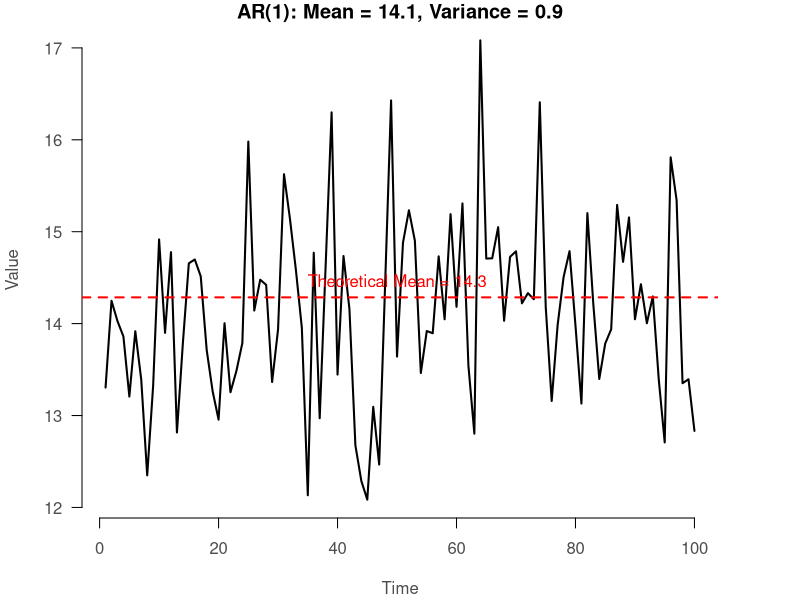
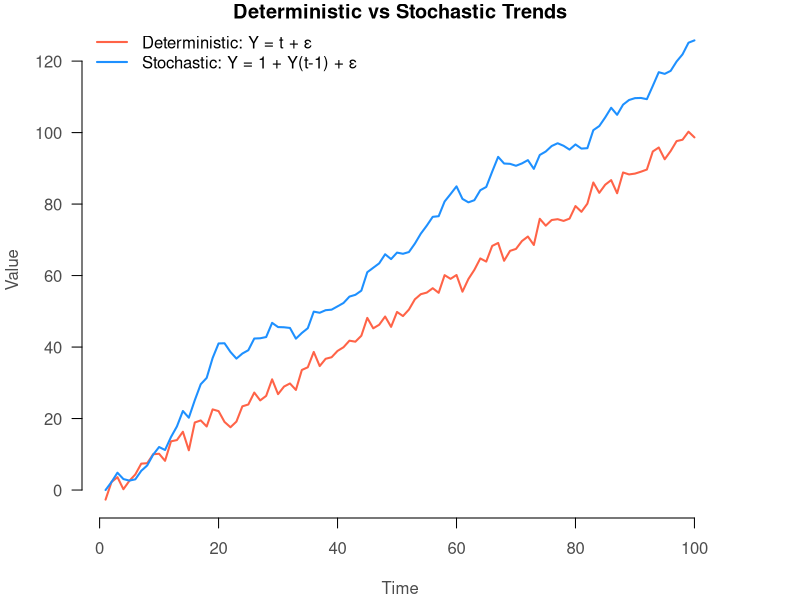
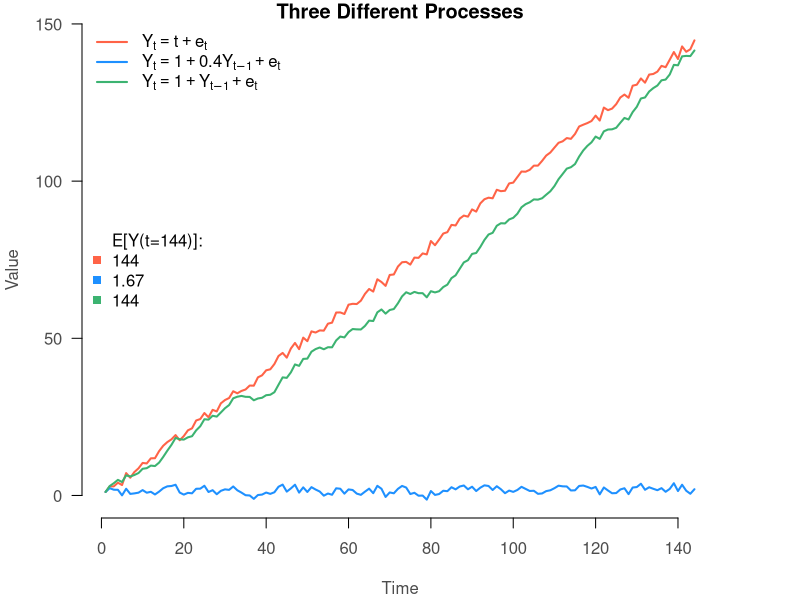
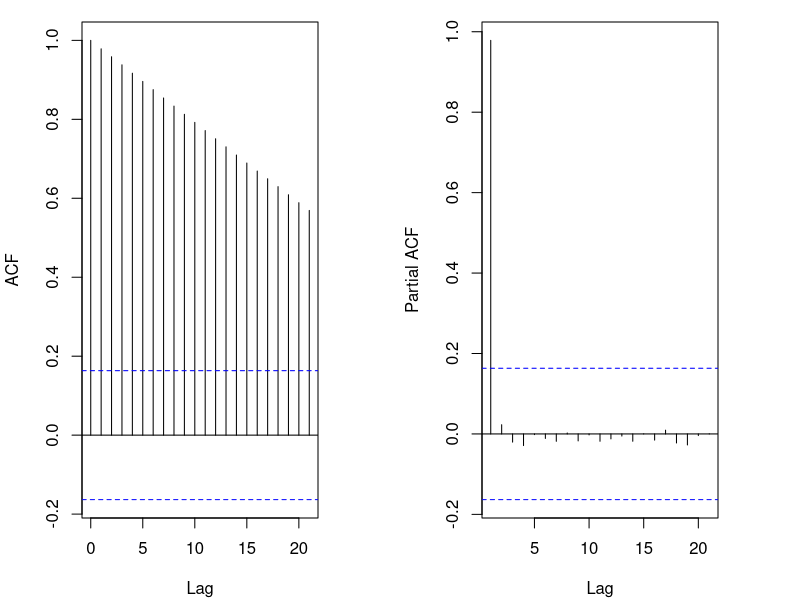
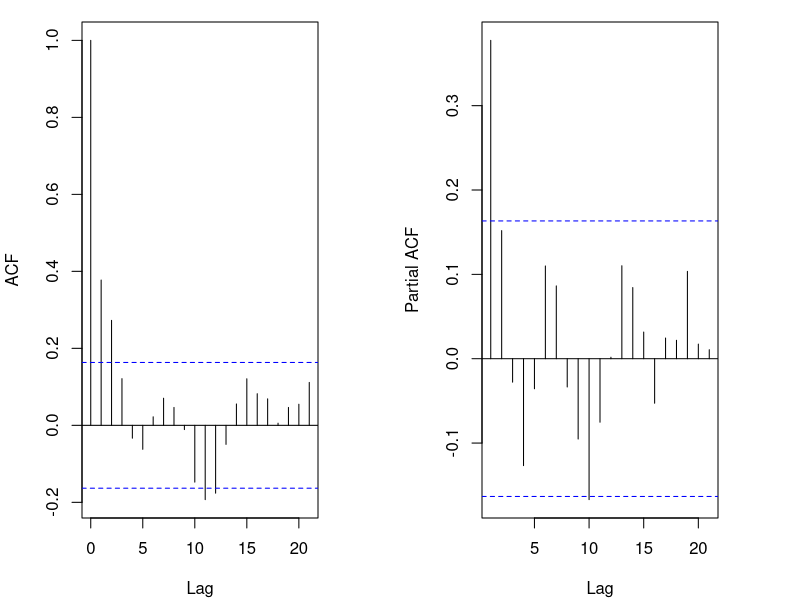
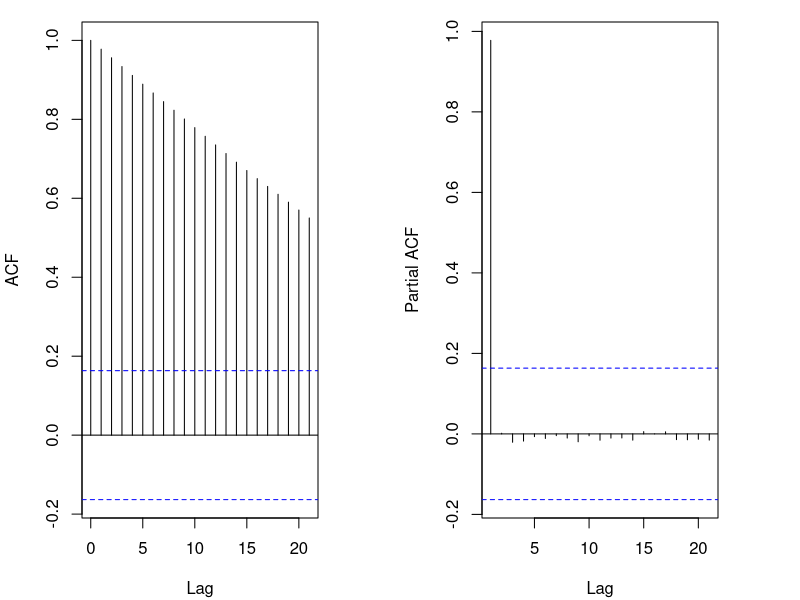
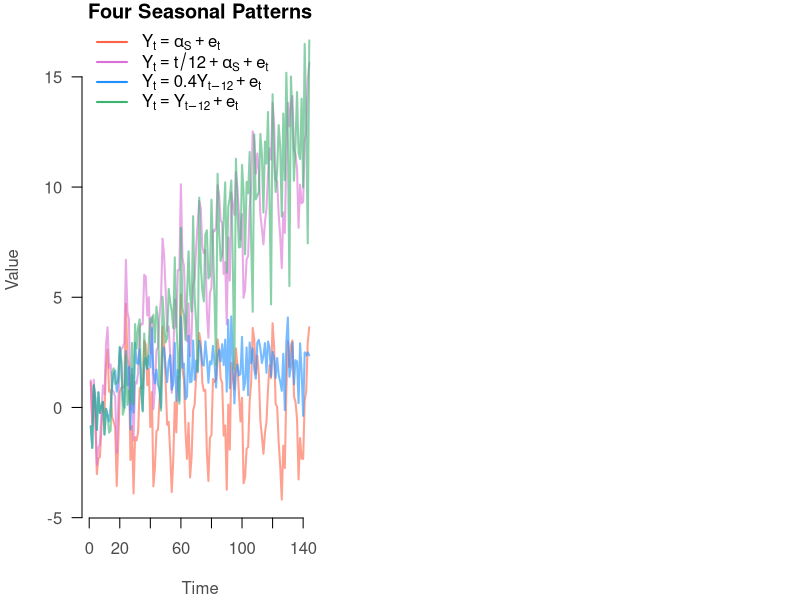
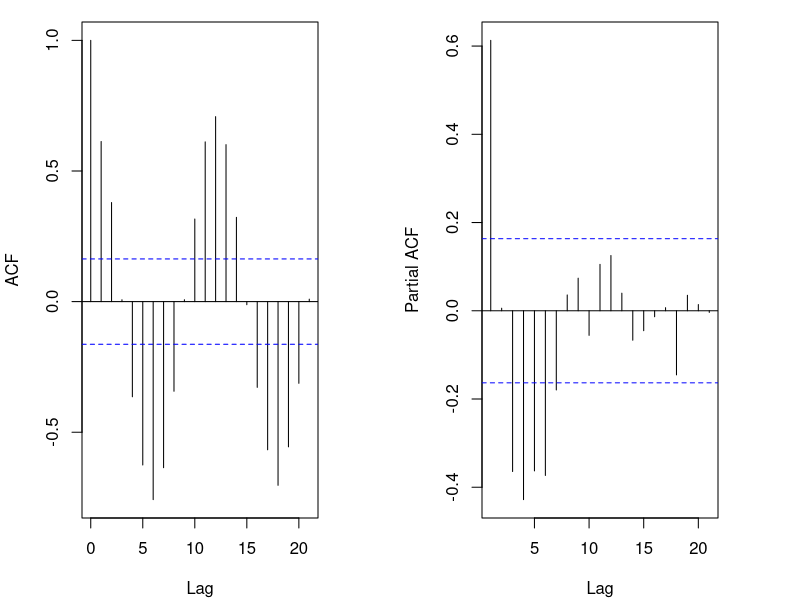

Reproduce these figures in R, in order.
## ---- chunk 1
knitr::opts_chunk$set(fig.align = 'center')
knitr::opts_chunk$set(out.width = '90%')
par(mar = c(4.1, 4.1, 1.1, 4.1))
set.seed(321)

# Load required packages
library("lubridate")
library("forecast")
library("scales")
library("tseries")

# Custom plotting function
nice_plot <- function(...) {
  plot(..., las = 1, bty = "n", 
       col.axis = "gray30", col.lab = "gray30")
}

# RMSE function for model comparison
rmse <- function(actual, predicted) {
  sqrt(mean((actual - predicted)^2, na.rm = TRUE))
}

# MAPE function
mape <- function(actual, predicted) {
  mean(abs((actual - predicted) / actual) * 100, na.rm = TRUE)
}
## ---- chunk 2
#| code-fold: true
set.seed(123)
n <- 200
shocks <- rnorm(n)
y_ar1 <- numeric(n)
y_ar1[1] <- shocks[1]

for(i in 2:n) {
  y_ar1[i] <- 10 + 0.3 * y_ar1[i-1] + shocks[i]
}

# Use last 100 observations after burn-in
y_stationary <- y_ar1[101:200]

nice_plot(y_stationary, type = "l", lwd = 2,
          xlab = "Time", ylab = "Value",
          main = sprintf("AR(1): Mean = %.1f, Variance = %.1f",
                        mean(y_stationary), var(y_stationary)))

abline(h = 10/(1-0.3), lty = 2, col = "red", lwd = 2)
text(50, 10/(1-0.3), 
     sprintf("Theoretical Mean = %.1f", 10/(1-0.3)), 
     pos = 3, col = "red")
## ---- chunk 3
# Estimate AR(1) on stationary portion
model_ar1 <- auto.arima(y_stationary)
model_ar1
## ---- chunk 4
#| code-fold: true
set.seed(456)
n <- 100
shocks <- rnorm(n, 0, 2)

# Deterministic trend
y_det <- (0:(n-1)) + shocks

# Stochastic trend  
y_stoch <- numeric(n)
y_stoch[1] <- 0
for(i in 2:n) {
  y_stoch[i] <- 1 + y_stoch[i-1] + shocks[i]
}

nice_plot(1:n, y_det, col = "tomato", type = "l", lwd = 2,
          xlab = "Time", ylab = "Value",
          ylim = range(y_det, y_stoch),
          main = "Deterministic vs Stochastic Trends")
lines(1:n, y_stoch, col = "dodgerblue", lwd = 2)

legend("topleft", 
       legend = c("Deterministic: Y = t + ε", 
                  "Stochastic: Y = 1 + Y(t-1) + ε"),
       col = c("tomato", "dodgerblue"),
       lty = 1, lwd = 2, bty = "n")
## ---- chunk 5
#| code-fold: true
n <- 144
time_idx <- 1:n
shocks <- rnorm(n)

# Series 1: Deterministic trend
y1 <- time_idx + shocks

# Series 2: Stationary AR(1)
y2 <- numeric(n)
y2[1] <- shocks[1] + 1
for(i in 2:n) {
  y2[i] <- 0.4 * y2[i-1] + shocks[i] + 1
}

# Series 3: Random walk with drift
y3 <- numeric(n)
y3[1] <- shocks[1] + 1
for(i in 2:n) {
  y3[i] <- y3[i-1] + shocks[i] + 1
}

nice_plot(time_idx, y1, col = "tomato", type = "l", lwd = 2,
          ylim = range(y1, y2, y3),
          xlab = "Time", ylab = "Value",
          main = "Three Different Processes")
lines(time_idx, y2, col = "dodgerblue", lwd = 2)
lines(time_idx, y3, col = "mediumseagreen", lwd = 2)

legend("topleft", bty = "n", lwd = 2,
       col = c("tomato", "dodgerblue", "mediumseagreen"),
       legend = c(expression(Y[t] == t + e[t]),
                  expression(Y[t] == 1 + 0.4*Y[t-1] + e[t]),
                  expression(Y[t] == 1 + Y[t-1] + e[t])))

# Add expected values
legend("left", bty = "n", pch = c(NA, 15, 15, 15),
       col = c("black", "tomato", "dodgerblue", "mediumseagreen"),
       legend = c(sprintf("E[Y(t=%d)]:", n),
                  n, 
                  round(1/(1-0.4), 2),
                  n))
## ---- chunk 6
#| code-fold: true
par(mfrow = c(1, 2))
acf(y1, main = "ACF: Deterministic Trend")
pacf(y1, main = "PACF: Deterministic Trend")
## ---- chunk 7
#| code-fold: true
par(mfrow = c(1, 2))
acf(y2, main = "ACF: Stationary AR(1)")
pacf(y2, main = "PACF: Stationary AR(1)")
## ---- chunk 8
#| code-fold: true
par(mfrow = c(1, 2))
acf(y3, main = "ACF: Random Walk")
pacf(y3, main = "PACF: Random Walk")
## ---- chunk 9
# Test for unit root
adf_trend <- adf.test(y1)
adf_rw <- adf.test(y3)

cat("Deterministic Trend ADF test:\n")
cat("p-value =", round(adf_trend$p.value, 4), "\n")
if(adf_trend$p.value < 0.05) cat("→ Stationary ✓\n\n")

cat("Random Walk ADF test:\n")
cat("p-value =", round(adf_rw$p.value, 4), "\n")
if(adf_rw$p.value >= 0.05) cat("→ Non-stationary (unit root) ✓\n")
## ---- chunk 10
#| code-fold: true
n <- 144
time_idx <- 1:n
month_idx <- rep(1:12, length.out = n)
shocks <- rnorm(n)

# Series 1: Deterministic seasonality
seasonal_effect <- abs(month_idx - 6) - 3
y_seas_det <- seasonal_effect + shocks

# Series 2: Deterministic seasonality + trend
y_seas_trend <- time_idx/12 + seasonal_effect + shocks

# Series 3: Seasonal AR
y_seas_ar <- numeric(n)
y_seas_ar[1:12] <- shocks[1:12]
for(i in 13:n) {
  y_seas_ar[i] <- 0.4 * y_seas_ar[i-12] + shocks[i] + 1
}

# Series 4: Seasonal random walk
y_seas_rw <- numeric(n)
y_seas_rw[1:12] <- shocks[1:12]
for(i in 13:n) {
  y_seas_rw[i] <- y_seas_rw[i-12] + shocks[i] + 1
}
## ---- chunk 11
#| code-fold: true
nice_plot(1:n, y_seas_det, lwd = 2,
          col = alpha("tomato", 0.6), type = "l",
          ylim = range(y_seas_det, y_seas_trend, y_seas_ar, y_seas_rw),
          xlab = "Time", ylab = "Value",
          main = "Four Seasonal Patterns")

lines(1:n, y_seas_trend, lwd = 2, col = alpha("orchid", 0.6))
lines(1:n, y_seas_ar, lwd = 2, col = alpha("dodgerblue", 0.6))
lines(1:n, y_seas_rw, lwd = 2, col = alpha("mediumseagreen", 0.6))

legend("topleft", bty = "n", lwd = 2,
       col = c("tomato", "orchid", "dodgerblue", "mediumseagreen"),
       legend = c(expression(Y[t] == alpha[S] + e[t]),
                  expression(Y[t] == t/12 + alpha[S] + e[t]),
                  expression(Y[t] == 0.4*Y[t-12] + e[t]),
                  expression(Y[t] == Y[t-12] + e[t])))
## ---- chunk 12
#| code-fold: true
par(mfrow = c(1, 2))
acf(y_seas_det, main = "Deterministic Seasonal")
pacf(y_seas_det, main = "Deterministic Seasonal")
## ---- chunk 13
#| code-fold: true
par(mfrow = c(1, 2))
acf(y_seas_trend, main = "Seasonal + Trend")
pacf(y_seas_trend, main = "Seasonal + Trend")
## ---- chunk 14
#| code-fold: true
par(mfrow = c(1, 2))
acf(y_seas_ar, main = "Seasonal AR(1)")
pacf(y_seas_ar, main = "Seasonal AR(1)")
## ---- chunk 15
#| code-fold: true
par(mfrow = c(1, 2))
acf(y_seas_rw, main = "Seasonal Random Walk")
pacf(y_seas_rw, main = "Seasonal Random Walk")
## ---- chunk 16
#| code-fold: true
par(mfrow = c(1, 2))
plot(diff(y_seas_rw), type = "l", main = "First Difference",
     ylab = expression(Delta*Y[t]))
acf(diff(y_seas_rw), main = "ACF: First Difference")
## ---- chunk 17
#| code-fold: true
par(mfrow = c(1, 2))
plot(diff(y_seas_rw, lag = 12), type = "l", 
     main = "Seasonal Difference",
     ylab = expression(Delta[12]*Y[t]))
acf(diff(y_seas_rw, lag = 12), main = "ACF: Seasonal Difference")
## ---- chunk 18
#| code-fold: true
par(mfrow = c(1, 2))
double_diff <- diff(diff(y_seas_rw, lag = 12))
plot(double_diff, type = "l", 
     main = "Double Differencing",
     ylab = expression(Delta*Delta[12]*Y[t]))
acf(double_diff, main = "ACF: Double Differencing")
## ---- chunk 19
data("AirPassengers")
air <- log(AirPassengers)  # Take logs for growth rates

nice_plot(air, ylab = "log(Passengers)", lwd = 2,
          main = "Monthly Airline Passengers (1949-1960)")
abline(v = 1960, lty = 2, col = "gray50", lwd = 2)
text(1960, max(air), "Forecast →", pos = 4, col = "gray50")
## ---- chunk 20
#| code-fold: true
nice_plot(diff(air), 
          ylab = expression(Delta*log(Passengers)),
          main = "Month-over-Month Growth Rate",
          lwd = 1.5)
abline(h = 0, lty = 2, col = "red")
## ---- chunk 21
#| code-fold: true
nice_plot(diff(air, lag = 12), 
          ylab = expression(Delta[12]*log(Passengers)),
          main = "Year-over-Year Growth Rate",
          lwd = 1.5)
abline(h = 0, lty = 2, col = "red")
## ---- chunk 22
#| code-fold: true
nice_plot(diff(diff(air, lag = 12)), 
          ylab = expression(Delta*Delta[12]*log(Passengers)),
          main = "Differenced Year-over-Year Growth",
          lwd = 1.5)
abline(h = 0, lty = 2, col = "red")
## ---- chunk 23
#| code-fold: true
par(mfrow = c(1, 2))
double_diff_air <- diff(diff(air, lag = 12))
acf(double_diff_air, main = "ACF")
pacf(double_diff_air, main = "PACF")
## ---- chunk 24
# Hold out last 24 months for validation
train_length <- length(air) - 24
air_train <- ts(air[1:train_length],
               start = c(1949, 1), frequency = 12)
air_test <- air[(train_length + 1):length(air)]

cat("Training period:", start(air_train), "to", end(air_train), "\n")
cat("Testing period: 24 months\n")
## ---- chunk 25
# Let auto.arima choose the best model
model_auto <- auto.arima(air_train)
model_auto
## ---- chunk 26
#| code-fold: true
par(mfrow = c(1, 2))
acf(model_auto$residuals, main = "Residual ACF")
pacf(model_auto$residuals, main = "Residual PACF")
## ---- chunk 27
#| code-fold: true
# Generate 24-month forecast
forecast_result <- predict(model_auto, n.ahead = 24)

# Create plot
nice_plot(1:length(air), rep(0, length(air)),
          type = "n", xlab = "Time (months from start)",
          ylab = "Passengers (1000s)",
          ylim = exp(range(forecast_result$pred + 1.645*forecast_result$se, 
                          air_train)),
          main = "24-Month Forecast vs Actual")

# Actual data
lines(1:length(air), exp(air), col = "tomato", lwd = 2)
lines(1:train_length, exp(air_train), lwd = 2)

# Forecast
forecast_times <- (train_length + 1):(train_length + 24)
polygon(x = c(forecast_times, rev(forecast_times)),
        y = c(exp(forecast_result$pred + 1.645*forecast_result$se),
              rev(exp(forecast_result$pred - 1.645*forecast_result$se))),
        col = alpha("dodgerblue", 0.3), border = NA)

lines(forecast_times, exp(forecast_result$pred),
      col = "dodgerblue", lwd = 2, lty = 2)

abline(v = train_length, lty = 2, col = "gray50")

legend("topleft",
       legend = c("Actual", "Training", "Forecast", "90% PI"),
       col = c("tomato", "black", "dodgerblue", "dodgerblue"),
       lty = c(1, 1, 2, NA),
       lwd = c(2, 2, 2, NA),
       pch = c(NA, NA, NA, 15),
       pt.cex = c(NA, NA, NA, 2),
       bty = "n")
## ---- chunk 28
# Calculate forecast errors
forecast_values <- exp(forecast_result$pred)
actual_values <- exp(air_test)

# Compute metrics
rmse_val <- rmse(actual_values, forecast_values)
mape_val <- mape(actual_values, forecast_values)

# Display
metrics <- data.frame(
  Metric = c("RMSE", "MAPE", "Mean Actual", "Mean Forecast"),
  Value = c(
    sprintf("%.2f (1000s)", rmse_val),
    sprintf("%.2f%%", mape_val),
    sprintf("%.2f (1000s)", mean(actual_values)),
    sprintf("%.2f (1000s)", mean(forecast_values))
  )
)

knitr::kable(metrics, align = c("l", "r"),
             caption = "Forecast Performance Metrics")
## ---- chunk 29
#| code-fold: true
# Show penalty for different sample sizes
sample_sizes <- c(50, 100, 200, 500, 1000)
params <- 1:20

penalties <- expand.grid(n = sample_sizes, k = params)
penalties$AIC_penalty <- 2 * penalties$k
penalties$BIC_penalty <- penalties$k * log(penalties$n)

nice_plot(params, 2*params, type = "n",
          xlab = "Number of Parameters (k)",
          ylab = "Penalty",
          ylim = c(0, max(penalties$BIC_penalty)),
          main = "AIC vs BIC Penalties")

# AIC (constant)
lines(params, 2*params, col = "tomato", lwd = 3)

# BIC for different n
colors <- rainbow(length(sample_sizes))
for(i in seq_along(sample_sizes)) {
  n <- sample_sizes[i]
  lines(params, params * log(n), col = colors[i], lwd = 2)
}

legend("topleft",
       legend = c("AIC (all n)", 
                  paste0("BIC (n=", sample_sizes, ")")),
       col = c("tomato", colors),
       lwd = c(3, rep(2, length(sample_sizes))),
       bty = "n")
## ---- chunk 30
# Simulate AR(2) process
set.seed(789)
n <- 200
y_ar2 <- arima.sim(list(ar = c(0.7, -0.3)), n = n)

# Fit models with different orders
models <- list()
for(p in 0:6) {
  models[[p+1]] <- arima(y_ar2, order = c(p, 0, 0))
}

# Extract AIC and BIC
comparison <- data.frame(
  Order = 0:6,
  AIC = sapply(models, AIC),
  BIC = sapply(models, BIC)
)

comparison$AIC <- round(comparison$AIC, 2)
comparison$BIC <- round(comparison$BIC, 2)

knitr::kable(comparison, align = c("c", "r", "r"),
             caption = "AR Order Selection (True model: AR(2))")
## ---- chunk 31
#| code-fold: true
nice_plot(comparison$Order, comparison$AIC, 
          type = "b", pch = 19, col = "tomato", lwd = 2,
          xlab = "AR Order", ylab = "Information Criterion",
          ylim = range(comparison$AIC, comparison$BIC),
          main = "Model Selection: AIC vs BIC")

lines(comparison$Order, comparison$BIC, 
      type = "b", pch = 17, col = "dodgerblue", lwd = 2)

# Mark minima
points(which.min(comparison$AIC) - 1, min(comparison$AIC),
       pch = 19, col = "tomato", cex = 2)
points(which.min(comparison$BIC) - 1, min(comparison$BIC),
       pch = 17, col = "dodgerblue", cex = 2)

legend("topright",
       legend = c("AIC", "BIC", "Minimum"),
       col = c("tomato", "dodgerblue", "black"),
       pch = c(19, 17, NA),
       lty = c(1, 1, NA),
       lwd = c(2, 2, NA),
       pt.cex = c(1, 1, NA),
       bty = "n")

# Add true model line
abline(v = 2, lty = 2, col = "mediumseagreen", lwd = 2)
text(2, max(comparison$BIC), "True: AR(2)", 
     pos = 4, col = "mediumseagreen")
## ---- chunk 32
# Function to perform time series CV
ts_cv <- function(y, model_func, h = 12, window = 60) {
  n <- length(y)
  n_folds <- floor((n - window) / h)
  errors <- numeric(n_folds)
  
  for(i in 1:n_folds) {
    # Training window
    train_end <- window + (i-1)*h
    y_train <- y[1:train_end]
    
    # Test period  
    test_start <- train_end + 1
    test_end <- min(train_end + h, n)
    y_test <- y[test_start:test_end]
    
    # Fit and forecast
    tryCatch({
      model <- model_func(y_train)
      forecast_vals <- forecast(model, h = h)$mean[1:length(y_test)]
      
      # Calculate RMSE for this fold
      errors[i] <- rmse(y_test, forecast_vals)
    }, error = function(e) {
      # If model fails, use large error
      errors[i] <<- NA
    })
  }
  
  return(errors)
}
## ---- chunk 33
# Compare two models using CV
air_numeric <- as.numeric(air)

# Model 1: auto.arima
# Wrap in function that creates proper ts object
cv_auto <- ts_cv(air_numeric, 
                 function(y) auto.arima(ts(y, frequency = 12)),
                 h = 12, window = 60)

# Model 2: Fixed SARIMA(0,1,1)(0,1,1)[12]
cv_fixed <- ts_cv(air_numeric,
                  function(y) arima(ts(y, frequency = 12), 
                                   order = c(0,1,1),
                                   seasonal = list(order = c(0,1,1), 
                                                  period = 12)),
                  h = 12, window = 60)
## ---- chunk 34
cv_comparison <- data.frame(
  Fold = 1:length(cv_auto),
  `Auto ARIMA` = round(cv_auto, 4),
  `Fixed SARIMA` = round(cv_fixed, 4),
  check.names = FALSE
)

knitr::kable(cv_comparison, align = c("c", "r", "r"),
             caption = "RMSE by Fold")
## ---- chunk 35
cv_summary <- data.frame(
  Model = c("Auto ARIMA", "Fixed SARIMA(0,1,1)(0,1,1)[12]"),
  `Mean RMSE` = c(mean(cv_auto), mean(cv_fixed)),
  `SD RMSE` = c(sd(cv_auto), sd(cv_fixed)),
  check.names = FALSE
)

cv_summary[,2:3] <- round(cv_summary[,2:3], 4)

knitr::kable(cv_summary, align = c("l", "r", "r"),
             caption = "Cross-Validation Summary")
## ---- chunk 36
#| code-fold: true
nice_plot(1:length(cv_auto), cv_auto,
          type = "b", pch = 19, col = "tomato", lwd = 2,
          xlab = "Fold", ylab = "RMSE",
          ylim = range(cv_auto, cv_fixed),
          main = "Cross-Validation: Forecast Accuracy by Fold")

lines(1:length(cv_fixed), cv_fixed,
      type = "b", pch = 17, col = "dodgerblue", lwd = 2)

# Add means
abline(h = mean(cv_auto), lty = 2, col = "tomato")
abline(h = mean(cv_fixed), lty = 2, col = "dodgerblue")

legend("topright",
       legend = c("Auto ARIMA", "Fixed SARIMA", 
                  "Mean RMSE"),
       col = c("tomato", "dodgerblue", "gray50"),
       pch = c(19, 17, NA),
       lty = c(1, 1, 2),
       lwd = c(2, 2, 1),
       bty = "n")
